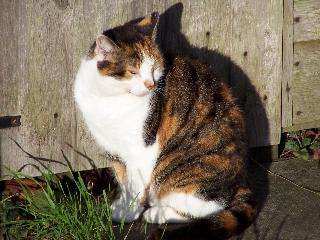
#> input picture A2/inputs/15_19_s.jpg, 320 x 240 px
$ jupyter execute --allow-errors q4.ipynb
#> lines starting #> are read from the running program, lines starting #| are printed output that depends on the picture
[cell 1]
# !unzip dd.zip

[cell 2]
import cv2
import os
import numpy as np
from skimage import feature
from skimage.transform import resize
import matplotlib.pyplot as plt

# dir_images = "dd/"
dir_images=input("Enter path to directory ")
#> the answer given: inputs
imgs = os.listdir(dir_images)  # getting list of all images inside the folder

[cell 3]
def findfeatures(im):  # function to get the lbp features of the corner points
  img = cv2.imread(im)
  img = cv2.cvtColor(img,cv2.COLOR_BGR2GRAY)
  corners = cv2.goodFeaturesToTrack(img, 100, 0.01, 10)  # taking 100 corner points
  corners = np.int0(corners)  # getting teh corners points
  lbp =feature.local_binary_pattern(img,10,4) # getting lbp feature for whole image
  d=[]  # storing the features of the corner points
  for c in corners:
    d.append(lbp[c[0][1]][c[0][0]])
  d=np.sort(np.array(d))  # sorting the values so that its easy to get teh distane betwene the images
  return d

[cell 4]
# k=4
k=int(input("Enter k: "))
#> the answer given: 3
finallist=[]

#> (the rest of this cell did not finish here and is left out)

  finallist.append(d)  # creating list of all the features
  # break

flist=np.array(finallist,dtype=object)

[cell 5]
# path="/content/15_19_s.jpg"
path=input("Enter path to the image: ")
#> the answer given: inputs/15_19_s.jpg
fvec=findfeatures(path)
#> call 2 of findfeatures, with im = 'inputs/15_19_s.jpg'
#> in findfeatures, img is the input picture: shape (240, 320, 3); mean B, G, R 90.5, 108.3, 119.1
#> in findfeatures (call 2), `img = cv2.cvtColor(img,cv2.COLOR_BGR2GRAY)`:
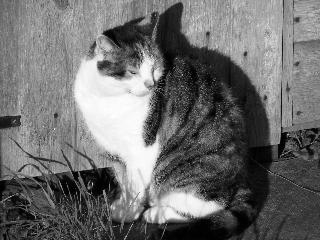
#> img: shape (240, 320); min 0, max 255, mean 109.5
#> in findfeatures (call 2), `corners = cv2.goodFeaturesToTrack(img, 100, 0.01, 10)`: corners = 100 rows, first 8: [103, 190], [103, 33], [20, 116], [156, 80], [80, 172], [287, 134], [151, 206], [88, 188]
#> in findfeatures (call 2), `lbp =feature.local_binary_pattern(img,10,4)`:
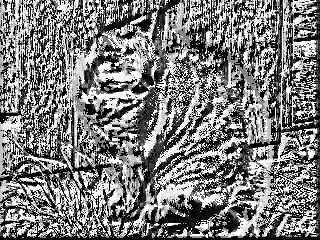
#> lbp: shape (240, 320) float64; min 0, max 1023, mean 498.3; drawn with min black and max white
#> the loop in findfeatures (call 2), `for c in corners:` made 100 passes
#> c on passes 1 to 12: [[103, 190]], [[103, 33]], [[20, 116]], [[156, 80]], [[80, 172]], [[287, 134]], [[151, 206]], [[88, 188]], [[92, 168]], [[158, 181]], [[246, 52]], [[28, 203]]
#> after the loop in findfeatures (call 2), `for c in corners:`: d = 100 values, max 1023 at index 2, min 0 at index 0, mean 440.5
#> in findfeatures (call 2), `d=np.sort(np.array(d))`: d = 100 values from 0 to 1023
#> fvec = 100 values from 0 to 1023

disvec=[]
#> (the rest of this cell did not finish here and is left out)
